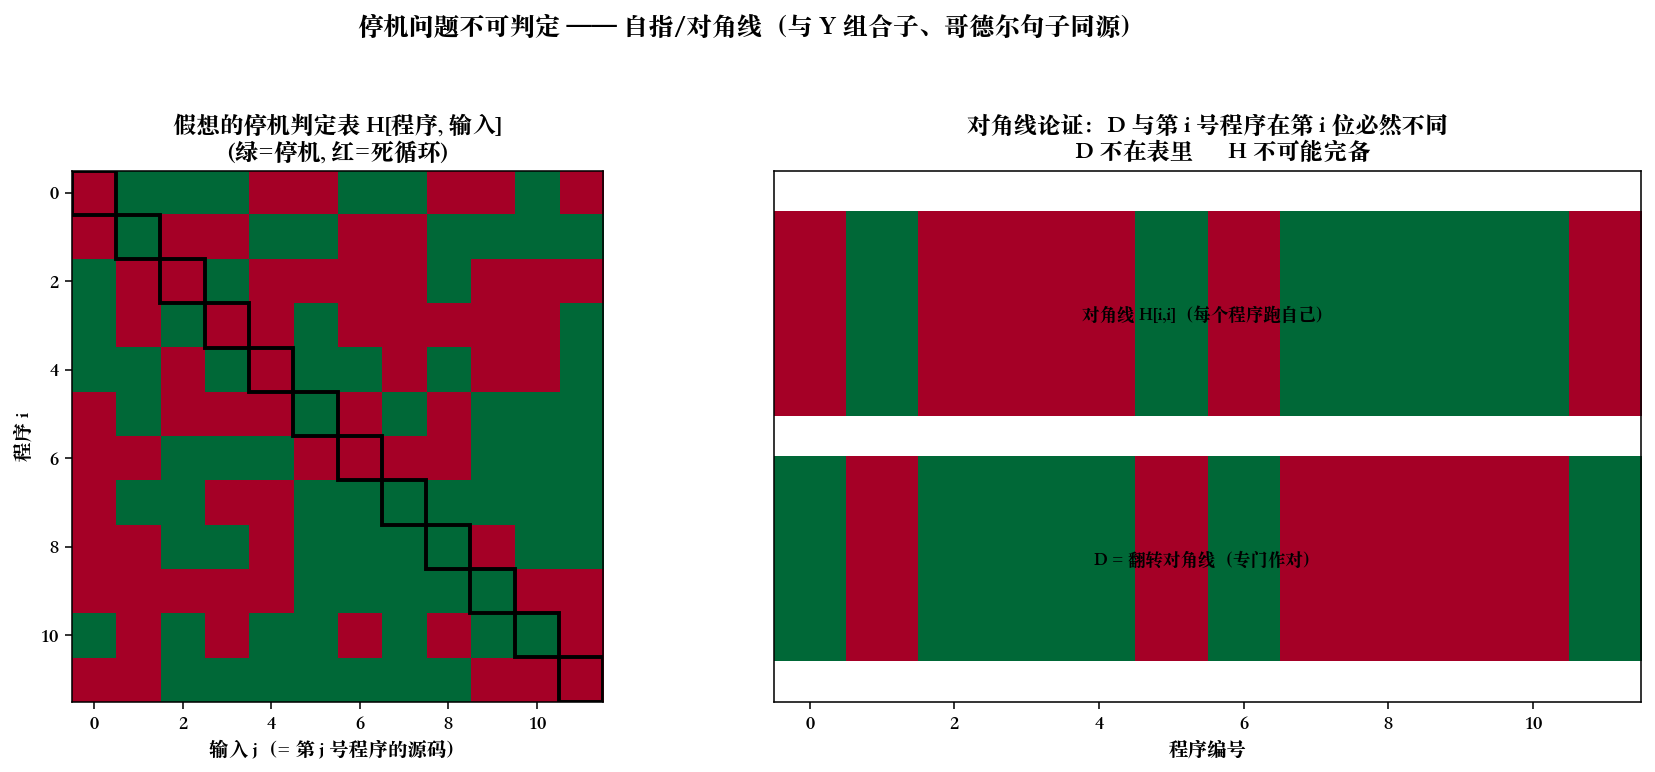

Reproduce this figure in Python.
"""halting_diagonal.py
================================================================================
Chapter 0.96.5 · 停机问题：宇宙自己也算不出来的东西

图灵 1936 证明：不存在一个程序 H，能对任意 (程序 P, 输入 x) 判断 P(x) 是否停机。
证明用的正是 Chapter 0.9 那一招 —— 自指 / 对角线（和 Y 组合子、康托对角线、
哥德尔句子同源）：构造一个"专跟对角线作对"的程序 D，逼出矛盾。

    假设 H(P, x) 能判定停机。
    定义 D(P):  if H(P, P) 说"停机"  then  故意死循环
                else                       立即停机
    问 D(D) 停机吗？—— 无论答哪边都自相矛盾。 ⇒ H 不存在。

可视化：画一张"程序 × 输入"的停机矩阵，把对角线 D(D) 那一格翻转，
        直观展示"翻转对角线"如何击穿任何声称完备的判定表。

运行：  python ch00_96_computability/halting_diagonal.py
================================================================================
"""

import numpy as np
import matplotlib.pyplot as plt


def main():
    rng = np.random.default_rng(1)
    n = 12
    # 假想的"停机判定表"：H[i, j] = 程序 i 在输入 j 上是否停机（1=停机, 0=死循环）
    H = rng.integers(0, 2, size=(n, n))

    # 对角线 = 每个程序"跑自己"。D 的构造：把对角线整体翻转（停机↔死循环）
    diag = np.diag(H).copy()
    D_row = 1 - diag                       # D 故意跟对角线对着干

    fig, (axL, axR) = plt.subplots(1, 2, figsize=(13, 5.6))

    # ---- 左：停机矩阵 + 高亮对角线 ----------------------------------------
    axL.imshow(H, cmap="RdYlGn", vmin=0, vmax=1)
    for i in range(n):                     # 框住对角线
        axL.add_patch(plt.Rectangle((i - 0.5, i - 0.5), 1, 1,
                                    fill=False, edgecolor="black", lw=2))
    axL.set_title("假想的停机判定表 H[程序, 输入]\n(绿=停机, 红=死循环)",
                  fontweight="bold")
    axL.set_xlabel("输入 j（= 第 j 号程序的源码）")
    axL.set_ylabel("程序 i")

    # ---- 右：翻转的对角线 D，与每个程序都在对角处不同 ---------------------
    axR.imshow(diag.reshape(1, -1), cmap="RdYlGn", vmin=0, vmax=1, aspect="auto",
               extent=(-0.5, n - 0.5, 1.6, 2.6))
    axR.imshow(D_row.reshape(1, -1), cmap="RdYlGn", vmin=0, vmax=1, aspect="auto",
               extent=(-0.5, n - 0.5, 0.4, 1.4))
    axR.text(n / 2 - 0.5, 2.1, "对角线 H[i,i]（每个程序跑自己）",
             ha="center", va="center", fontsize=9)
    axR.text(n / 2 - 0.5, 0.9, "D = 翻转对角线（专门作对）",
             ha="center", va="center", fontsize=9, fontweight="bold")
    axR.set_ylim(0.2, 2.8)
    axR.set_xlim(-0.5, n - 0.5)
    axR.set_yticks([])
    axR.set_xlabel("程序编号")
    axR.set_title("对角线论证：D 与第 i 号程序在第 i 位必然不同\n⇒ D 不在表里 ⇒ H 不可能完备",
                  fontweight="bold")

    fig.suptitle("停机问题不可判定 —— 自指/对角线（与 Y 组合子、哥德尔句子同源）",
                 fontsize=13, fontweight="bold")
    fig.tight_layout(rect=(0, 0, 1, 0.94))
    out = "halting_diagonal.png"
    fig.savefig(out, dpi=140, bbox_inches="tight")
    print(f"图已保存到 {out}")
    print("D 在每个对角位都与对应程序相反 ⇒ D 无法出现在任何'完备'判定表中 ⇒ H 不存在。")
    print("这是许可证的另一面：有些问题没有捷径，甚至没有答案 —— 别浪费生命去找。")


if __name__ == "__main__":
    plt.rcParams["font.sans-serif"] = [
        "PingFang SC", "Heiti SC", "Songti SC",
        "Noto Sans CJK SC", "WenQuanYi Zen Hei", "Arial Unicode MS",
    ]
    plt.rcParams["axes.unicode_minus"] = False
    main()
